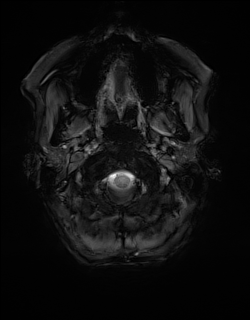
#> input picture Parkinson/Input/normal/Mag_Images_002.png, 250 x 320 px, found by its file name; its folder holds only this picture in this run
$ python preprocessing.py
#> lines starting #> are read from the running program, lines starting #| are printed output that depends on the picture
"""
MRI Image Preprocessing Module
==============================
This module handles all MRI image preprocessing operations.
For educational/research purposes only.

Preprocessing Steps:
1. Load image from file
2. Resize to consistent dimensions (224x224)
3. Convert grayscale to RGB (if needed)
4. Normalize pixel values to [0, 1] range
"""

import numpy as np
from PIL import Image
import os
from config import IMG_HEIGHT, IMG_WIDTH, IMG_CHANNELS


def load_and_preprocess_image(image_path):
    """
    Load and preprocess a single MRI image.

    Parameters:
    -----------
    image_path : str
        Path to the MRI image file

    Returns:
    --------
    numpy.ndarray
        Preprocessed image array with shape (IMG_HEIGHT, IMG_WIDTH, IMG_CHANNELS)

    Explanation for Academic Report:
    --------------------------------
    MRI preprocessing is crucial for CNN-based analysis because:
    1. Standardization: CNNs require fixed input dimensions
    2. Normalization: Scaling pixel values to [0,1] helps gradient-based optimization
    3. Channel conversion: Ensures consistent 3-channel input for the model
    """
    # Load image using PIL
    img = Image.open(image_path)

    # Resize to target dimensions
    # Bilinear interpolation preserves image quality during resizing
    img = img.resize((IMG_WIDTH, IMG_HEIGHT), Image.BILINEAR)

    # Convert to RGB if grayscale (MRI images are typically grayscale)
    # CNN expects 3 channels, so we replicate grayscale across RGB channels
    if img.mode != 'RGB':
        img = img.convert('RGB')

    # Convert to numpy array
    img_array = np.array(img, dtype=np.float32)

    # Normalize pixel values to [0, 1] range
    # Original pixel values are 0-255, dividing by 255 normalizes them
    img_array = img_array / 255.0

    return img_array


def preprocess_for_prediction(image_path):
    """
    Preprocess an image for model prediction.

    Parameters:
    -----------
    image_path : str
        Path to the MRI image file

    Returns:
    --------
    numpy.ndarray
        Preprocessed image array with shape (1, IMG_HEIGHT, IMG_WIDTH, IMG_CHANNELS)
        The batch dimension is added for model compatibility
    """
    img_array = load_and_preprocess_image(image_path)

    # Add batch dimension (model expects batch of images)
    img_array = np.expand_dims(img_array, axis=0)

    return img_array


def load_dataset(dataset_path):
    """
    Load the entire dataset from directory structure.

    Parameters:
    -----------
    dataset_path : str
        Path to the dataset directory containing 'normal' and 'parkinson' folders

    Returns:
    --------
    tuple
        (images, labels) where:
        - images: numpy array of shape (N, IMG_HEIGHT, IMG_WIDTH, IMG_CHANNELS)
        - labels: numpy array of shape (N,) with 0=Healthy, 1=Parkinson

    Directory Structure Expected:
    -----------------------------
    dataset_path/
    ├── normal/      (healthy brain MRI scans)
    │   ├── image1.png
    │   └── ...
    └── parkinson/   (Parkinson's affected brain MRI scans)
        ├── image1.png
        └── ...
    """
    images = []
    labels = []

    # Define class folders and their corresponding labels
    class_folders = {
        'normal': 0,      # Label 0 for healthy
        'parkinson': 1    # Label 1 for Parkinson's
    }

    for class_name, label in class_folders.items():
        class_path = os.path.join(dataset_path, class_name)

        if not os.path.exists(class_path):
            print(f"Warning: Class folder '{class_name}' not found at {class_path}")
            continue

        # Get all image files in the class folder
        image_files = [f for f in os.listdir(class_path)
                      if f.lower().endswith(('.png', '.jpg', '.jpeg', '.gif', '.bmp'))]

        print(f"Loading {len(image_files)} images from '{class_name}' class...")

        for img_file in image_files:
            img_path = os.path.join(class_path, img_file)
            try:
                img_array = load_and_preprocess_image(img_path)
#> in load_and_preprocess_image, img is the input picture: PIL image 250x320 L; min 0, max 255, mean 15.3
#> in load_and_preprocess_image, `img = img.resize((IMG_WIDTH, IMG_HEIGHT), Image.BILINEAR)`:
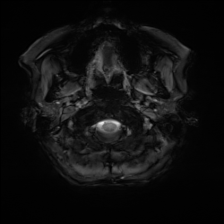
#> img: PIL image 224x224 L; min 0, max 236, mean 15.4
                images.append(img_array)
                labels.append(label)
            except Exception as e:
                print(f"Error loading {img_path}: {e}")
                continue

    # Convert to numpy arrays
    images = np.array(images)
    labels = np.array(labels)

    print(f"\nDataset loaded successfully!")
    print(f"Total images: {len(images)}")
#| Total images: 1
    print(f"Image shape: {images.shape}")
#| Image shape: (1, 224, 224, 3)
    print(f"Healthy samples: {np.sum(labels == 0)}")
    print(f"Parkinson samples: {np.sum(labels == 1)}")

    return images, labels


def get_class_weights(labels):
    """
    Calculate class weights to handle class imbalance.

    Parameters:
    -----------
    labels : numpy.ndarray
        Array of labels

    Returns:
    --------
    dict
        Dictionary mapping class indices to weights

    Explanation for Academic Report:
    --------------------------------
    Class imbalance (more samples of one class than another) can bias
    the model towards the majority class. Class weights penalize
    misclassification of the minority class more heavily, encouraging
    the model to learn from both classes equally.

    Formula: weight_i = n_samples / (n_classes * n_samples_i)
    """
    from sklearn.utils.class_weight import compute_class_weight

    # Get unique classes
    classes = np.unique(labels)

    # Compute balanced class weights
    weights = compute_class_weight(
        class_weight='balanced',
        classes=classes,
        y=labels
    )

    # Create dictionary mapping class index to weight
    class_weights = dict(zip(classes, weights))

    print(f"\nClass weights calculated:")
    print(f"  Healthy (0): {class_weights[0]:.4f}")
    print(f"  Parkinson (1): {class_weights[1]:.4f}")

    return class_weights


if __name__ == "__main__":
    """
    Test preprocessing functions when running this file directly.
    """
    from config import DATASET_DIR

    print("=" * 60)
    print("MRI PREPROCESSING MODULE TEST")
    print("=" * 60)

    # Test loading a single image
    test_image_path = os.path.join(DATASET_DIR, 'normal', 'Mag_Images_001.png')

    if os.path.exists(test_image_path):
        print(f"\nTesting single image preprocessing...")
        img = load_and_preprocess_image(test_image_path)
        print(f"  Image shape: {img.shape}")
        print(f"  Pixel value range: [{img.min():.2f}, {img.max():.2f}]")
        print(f"  Data type: {img.dtype}")

        # Test prediction preprocessing
        img_batch = preprocess_for_prediction(test_image_path)
        print(f"\nPrediction batch shape: {img_batch.shape}")

    # Test loading full dataset
    print("\n" + "=" * 60)
    print("Testing full dataset loading...")
    print("=" * 60)

    images, labels = load_dataset(DATASET_DIR)
#> labels = [0]
    class_weights = get_class_weights(labels)
#> in get_class_weights, `weights = compute_class_weight( class_weight='balanced', classes=class..`: weights = [1]
#> in get_class_weights, `class_weights = dict(zip(classes, weights))`: class_weights = {0: 1}
#|   Healthy (0): 1.0000
#> (the run stopped early here; a loop or call above may not have finished)
